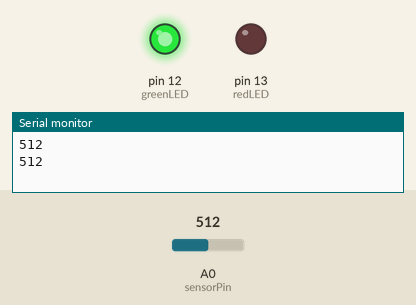
Bench run of a sketch on a simulated Arduino Uno, built with avr-gcc and run on an emulated ATmega328P. Parts: output pins drawn as LEDs (lit = HIGH), the last lines printed to the serial monitor. The test bench sets the inputs (shaded band); at power-on: A0 (sensorPin) = 512.

Above: at 1.8 s.
1.9 s: A0 (sensorPin) set to 588
3.4 s: A0 (sensorPin) set to 616
At 4.8 s:
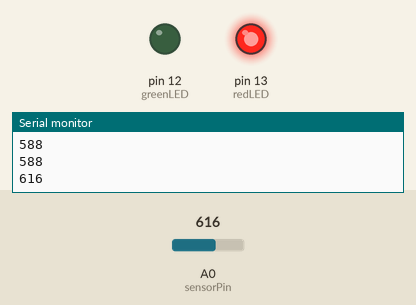
5.5 s: A0 (sensorPin) set to 590
At 6.3 s:
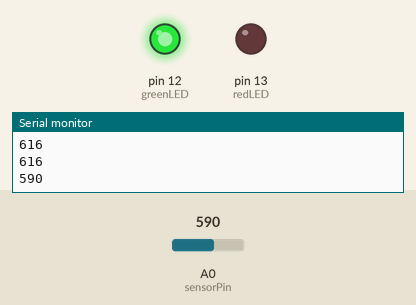
7.5 s: A0 (sensorPin) set to 610
At 9.0 s:
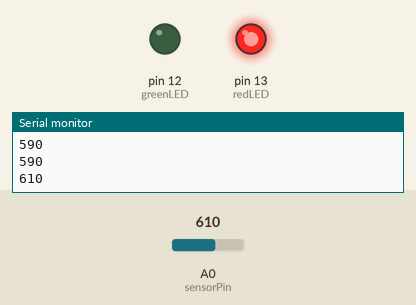
Timing chart, 0 to 10.5 s (numbered marks = the images above; inputs shaded):
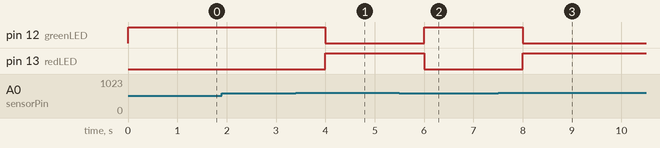

The sketch:

photoresistor.ino
```cpp
int sensorPin = A0;
int redLED = 13;
int greenLED = 12;
int sensorValue = 0;

void setup() {
  pinMode(redLED, OUTPUT);
  pinMode(greenLED, OUTPUT);
  Serial.begin(9600);
}

void loop() {
  sensorValue = analogRead(sensorPin);
  Serial.println(sensorValue);

  if (sensorValue >600) {
    digitalWrite(redLED, HIGH);
    digitalWrite(greenLED, LOW);
  }
  else {
    digitalWrite(redLED, LOW);
    digitalWrite(greenLED, HIGH);
  }

  delay(1000);
}
```

Measured:
- the behaviour switches between 600 and 601 on A0 (sensorPin) (found by bisection; images 0 and 1)
- after the input at 3.4 s, pin 12 (greenLED): HIGH → LOW after 0.60 s; pin 13 (redLED): LOW → HIGH after 0.60 s
- after the input at 5.5 s, pin 12 (greenLED): LOW → HIGH after 0.50 s; pin 13 (redLED): HIGH → LOW after 0.50 s
- after the input at 7.5 s, pin 12 (greenLED): HIGH → LOW after 0.50 s; pin 13 (redLED): LOW → HIGH after 0.50 s
